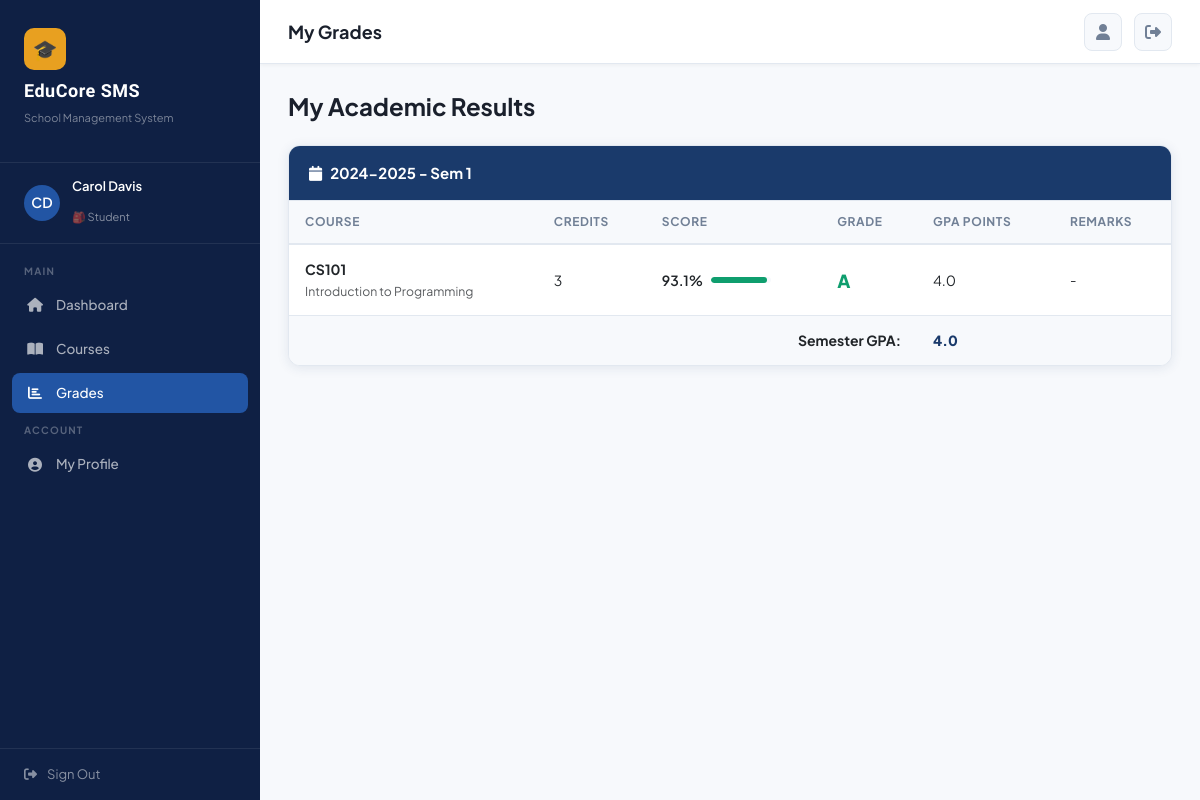
/grades/ (signed in), run on the app's committed database.
### accounts/models.py (models this page shows, shortened)
class User(AbstractUser):
    ROLE_CHOICES = [
        ('super_admin', 'Super Admin'),
        ('sub_admin', 'Sub Admin'),
        ('student', 'Student'),
    ]
    role = models.CharField(max_length=20, choices=ROLE_CHOICES, default='student')
    department = models.ForeignKey(Department, on_delete=models.SET_NULL, null=True, blank=True)
    phone = models.CharField(max_length=20, blank=True)
    address = models.TextField(blank=True)
    profile_picture = models.ImageField(upload_to='profiles/', blank=True, null=True)
    bio = models.TextField(blank=True)
    student_id = models.CharField(max_length=20, blank=True, unique=True, null=True)
    date_of_birth = models.DateField(null=True, blank=True)
    gender = models.CharField(max_length=10, choices=[('M','Male'),('F','Female'),('O','Other')], blank=True)
    is_active = models.BooleanField(default=True)
    created_at = models.DateTimeField(auto_now_add=True)
    @property
    def is_super_admin(self):
        return self.role == 'super_admin'
    @property
    def is_sub_admin(self):
        return self.role == 'sub_admin'
    @property
    def is_student(self):
        return self.role == 'student'

### courses/models.py (models this page shows, shortened)
class Semester(models.Model):
    SEMESTER_CHOICES = [('1','Semester 1'),('2','Semester 2'),('3','Summer')]
    academic_year = models.ForeignKey(AcademicYear, on_delete=models.CASCADE)
    semester_number = models.CharField(max_length=1, choices=SEMESTER_CHOICES)
    start_date = models.DateField()
    end_date = models.DateField()
    is_current = models.BooleanField(default=False)
    class Meta:
        unique_together = ['academic_year', 'semester_number']
    def __str__(self):
        return f"{self.academic_year} - Sem {self.semester_number}"

class AcademicYear(models.Model):
    year = models.CharField(max_length=9)  # e.g. 2024-2025
    is_current = models.BooleanField(default=False)
    start_date = models.DateField()
    end_date = models.DateField()
    def __str__(self):
        return self.year

class Course(models.Model):
    STATUS_CHOICES = [('active','Active'),('inactive','Inactive'),('archived','Archived')]
    name = models.CharField(max_length=200)
    code = models.CharField(max_length=20, unique=True)
    description = models.TextField(blank=True)
    credits = models.PositiveIntegerField(default=3)
    department = models.ForeignKey(Department, on_delete=models.CASCADE)
    instructor = models.ForeignKey(User, on_delete=models.SET_NULL, null=True, related_name='courses_taught')
    max_students = models.PositiveIntegerField(default=40)
    status = models.CharField(max_length=10, choices=STATUS_CHOICES, default='active')
    semester = models.ForeignKey(Semester, on_delete=models.CASCADE, null=True)
    created_by = models.ForeignKey(User, on_delete=models.SET_NULL, null=True, related_name='courses_created')
    created_at = models.DateTimeField(auto_now_add=True)
    updated_at = models.DateTimeField(auto_now=True)
    syllabus = models.TextField(blank=True)
    schedule = models.CharField(max_length=200, blank=True)

### grades/models.py (models this page shows, shortened)
class SemesterResult(models.Model):
    GRADE_CHOICES = [
        ('A+','A+'),('A','A'),('A-','A-'),
        ('B+','B+'),('B','B'),('B-','B-'),
        ('C+','C+'),('C','C'),('C-','C-'),
        ('D','D'),('F','F'),
    ]
    student = models.ForeignKey(User, on_delete=models.CASCADE, related_name='semester_results')
    course = models.ForeignKey(Course, on_delete=models.CASCADE)
    semester = models.ForeignKey(Semester, on_delete=models.CASCADE)
    total_score = models.FloatField(default=0.0)
    letter_grade = models.CharField(max_length=3, choices=GRADE_CHOICES, blank=True)
    gpa_points = models.FloatField(default=0.0)
    remarks = models.TextField(blank=True)
    published = models.BooleanField(default=False)
    generated_by = models.ForeignKey(User, on_delete=models.SET_NULL, null=True, related_name='generated_results')
    generated_at = models.DateTimeField(auto_now_add=True)
    class Meta:
        unique_together = ['student', 'course', 'semester']

### grades/views.py (the view)
# urls.py: path('', views.grade_list, name='grade_list'),
@login_required
def grade_list(request):
    if request.user.is_student:
        results = SemesterResult.objects.filter(student=request.user, published=True).select_related('course','semester')
        return render(request, 'grades/student_grades.html', {'results': results})
    if request.user.is_sub_admin:
        courses = Course.objects.filter(department=request.user.department)
    else:
        courses = Course.objects.all()
    return render(request, 'grades/grade_list.html', {'courses': courses})

### templates/grades/student_grades.html
{% extends 'base.html' %}
{% block page_title %}My Grades{% endblock %}
{% block content %}
<h4 style="font-weight:700;margin-bottom:24px;">My Academic Results</h4>
{% regroup results by semester as semester_list %}
{% for semester_group in semester_list %}
<div class="card mb-4">
  <div class="card-header" style="background:var(--primary);color:white;font-weight:700;">
    <i class="fas fa-calendar me-2"></i>{{ semester_group.grouper }}
  </div>
  <div class="card-body p-0">
    <table class="table-modern" style="width:100%">
      <thead><tr><th>Course</th><th>Credits</th><th>Score</th><th>Grade</th><th>GPA Points</th><th>Remarks</th></tr></thead>
      <tbody>
        {% for result in semester_group.list %}
        <tr>
          <td><strong>{{ result.course.code }}</strong><br><small class="text-muted">{{ result.course.name }}</small></td>
          <td>{{ result.course.credits }}</td>
          <td>
            <div style="display:flex;align-items:center;gap:8px;">
              <span style="font-weight:600;">{{ result.total_score }}%</span>
              <div class="progress" style="width:60px;height:6px;">
                <div class="progress-bar" style="width:{{ result.total_score }}%;background:{% if result.total_score >= 80 %}var(--success){% elif result.total_score >= 60 %}var(--warning){% else %}var(--danger){% endif %}"></div>
              </div>
            </div>
          </td>
          <td><span style="font-size:18px;font-weight:800;" class="grade-{{ result.letter_grade|slice:':1' }}">{{ result.letter_grade }}</span></td>
          <td>{{ result.gpa_points }}</td>
          <td style="font-size:13px;">{{ result.remarks|default:"-" }}</td>
        </tr>
        {% endfor %}
        <tr style="background:#f7f9fc;">
          <td colspan="4" style="text-align:right;font-weight:700;padding-right:16px;">Semester GPA:</td>
          <td style="font-weight:800;color:var(--primary);">
            {% with total=0 count=0 %}
            {% for r in semester_group.list %}{{ r.gpa_points }}{% endfor %}
            {% endwith %}
          </td>
          <td></td>
        </tr>
      </tbody>
    </table>
  </div>
</div>
{% empty %}
<div class="card text-center py-5">
  <div style="font-size:48px;">🎓</div>
  <h5 class="mt-3">No results published yet</h5>
  <p class="text-muted">Your grades will appear here once your instructors publish them.</p>
</div>
{% endfor %}
{% endblock %}

### templates/base.html (shortened to what this page needs)
<!DOCTYPE html>
<html lang="en">
<head>
<link href="https://cdnjs.cloudflare.com/ajax/libs/bootstrap/5.3.0/css/bootstrap.min.css" rel="stylesheet">
<link href="https://cdnjs.cloudflare.com/ajax/libs/font-awesome/6.4.0/css/all.min.css" rel="stylesheet">
</head>
<body>
{% if user.is_authenticated %}
<div id="sidebar">
  <div class="sidebar-logo">
    <div class="logo-icon">🎓</div>
    <h2>EduCore SMS</h2>
    <p>School Management System</p>
  </div>
  <div class="sidebar-user">
    <div class="avatar">
      {% if user.profile_picture %}
        <img src="{{ user.profile_picture.url }}" alt="">
      {% else %}
        {{ user.first_name|first|upper }}{{ user.last_name|first|upper }}
      {% endif %}
    </div>
    <div class="info">
      <h4>{{ user.get_full_name|default:user.username }}</h4>
      <span>
        {% if user.is_super_admin %}⭐ Super Admin
        {% elif user.is_sub_admin %}🔧 Sub Admin{% if user.department %} · {{ user.department.code }}{% endif %}
        {% else %}🎒 Student{% endif %}
      </span>
    </div>
  </div>
  <nav class="sidebar-nav">
    <div class="nav-section-label">Main</div>
    <div class="nav-item">
      <a href="{% url 'dashboard' %}" class="nav-link {% if request.resolver_match.url_name == 'dashboard' %}active{% endif %}">
        <i class="fas fa-home"></i> Dashboard
      </a>
    </div>
    <div class="nav-item">
      <a href="{% url 'course_list' %}" class="nav-link {% if 'course' in request.resolver_match.url_name %}active{% endif %}">
        <i class="fas fa-book-open"></i> Courses
      </a>
    </div>
    <div class="nav-item">
      <a href="{% url 'grade_list' %}" class="nav-link {% if 'grade' in request.resolver_match.url_name or 'semester_results' in request.resolver_match.url_name %}active{% endif %}">
        <i class="fas fa-chart-bar"></i> Grades
      </a>
    </div>
    <div class="nav-section-label">Account</div>
    <div class="nav-item">
      <a href="{% url 'profile' %}" class="nav-link {% if request.resolver_match.url_name == 'profile' %}active{% endif %}">
        <i class="fas fa-user-circle"></i> My Profile
      </a>
    </div>
  </nav>
  <div class="sidebar-footer">
    <a href="{% url 'logout' %}"><i class="fas fa-sign-out-alt"></i> Sign Out</a>
  </div>
</div>
<div id="main-content">
  <div class="topbar">
    <div class="d-flex align-items-center gap-3">
      <span class="topbar-title">{% block page_title %}Dashboard{% endblock %}</span>
    </div>
    <div class="topbar-actions">
      <a href="{% url 'profile' %}" class="btn-icon" title="Profile">
        <i class="fas fa-user"></i>
      </a>
      <a href="{% url 'logout' %}" class="btn-icon" title="Logout">
        <i class="fas fa-sign-out-alt"></i>
      </a>
    </div>
  </div>
  <div class="page-content">
    {% block content %}{% endblock %}
  </div>
</div>
{% else %}
  {% block auth_content %}{% endblock %}
{% endif %}
</body>
</html>

### data on the page
User: first_name|first "C", last_name|first "D", get_full_name "Carol Davis"
Semester: grouper "2024-2025 - Sem 1"
SemesterResult: course.code "CS101", course.name "Introduction to Programming", course.credits "3", total_score "93.1", letter_grade "A", gpa_points "4.0", remarks "-"
